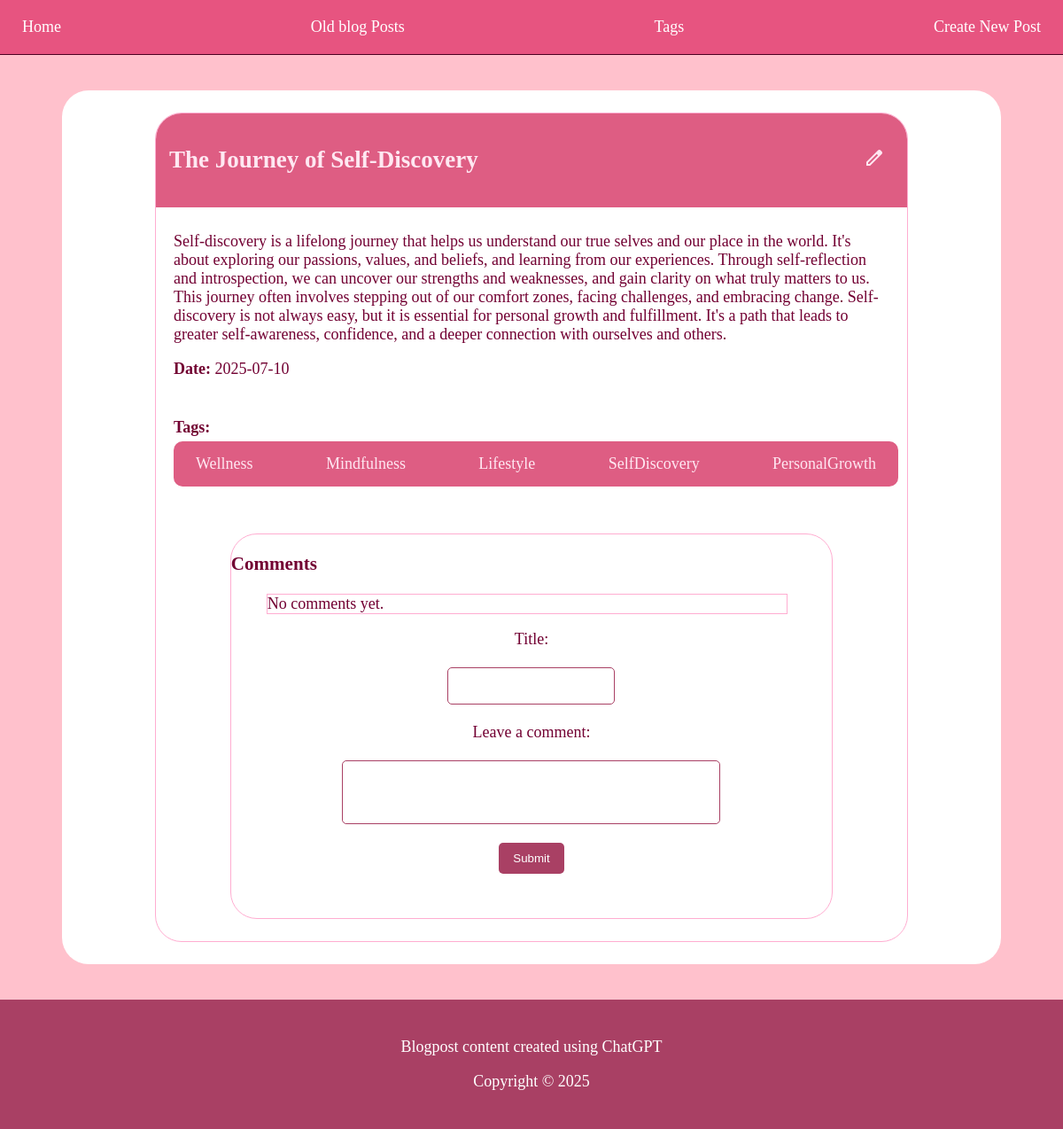
Before: /post/10 with the older database file.
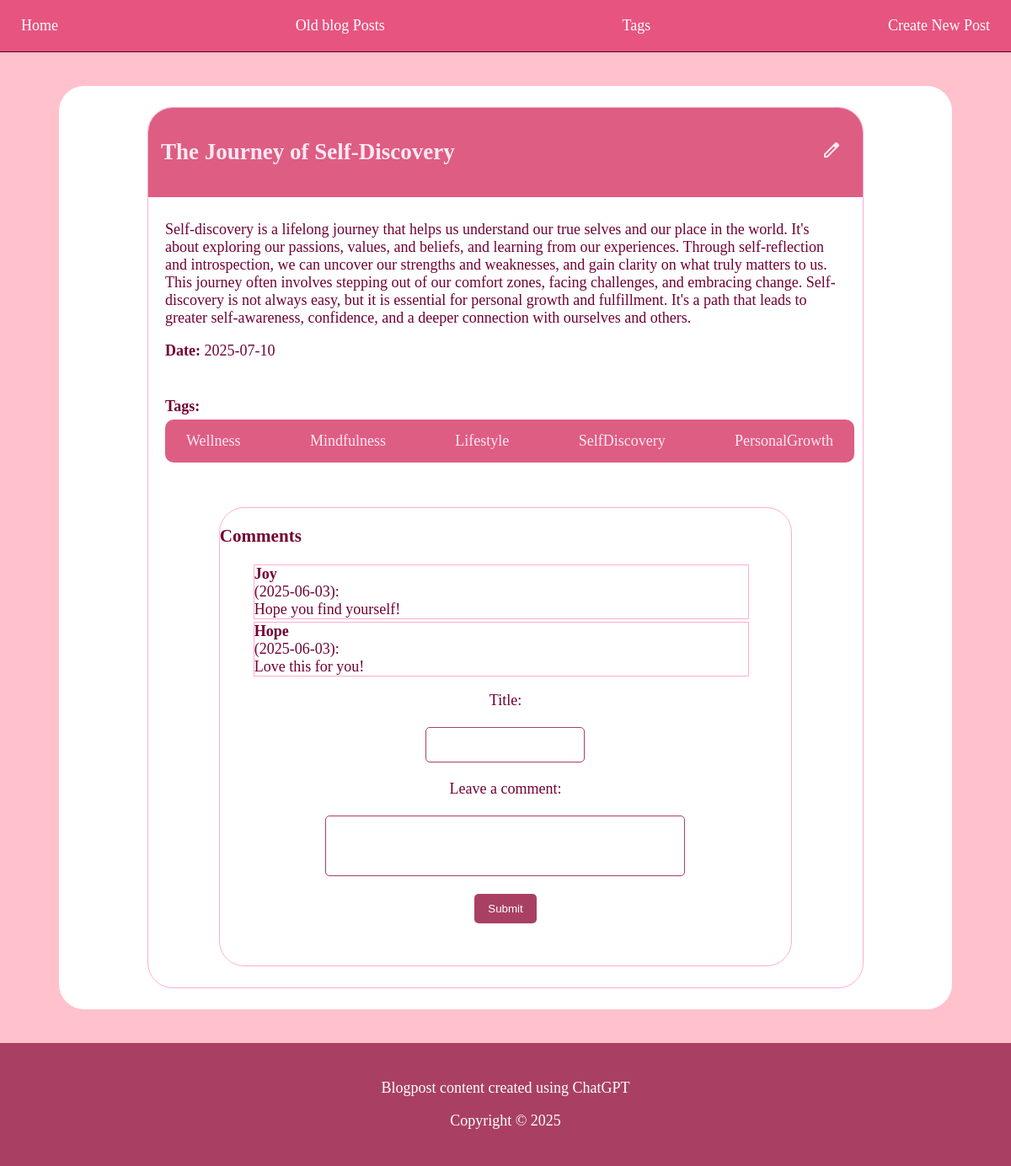
After: the same page with the newer database file.
### app.py (models this page shows)
class Tag(db.Model):
    __tablename__ = 'tags'
    id = db.Column(db.Integer, primary_key=True)
    name = db.Column(db.String(50), unique=True, nullable=False)

class Comment(db.Model):
    __tablename__ = 'comments'
    id = db.Column(db.Integer, primary_key=True)
    post_id = db.Column(db.Integer, db.ForeignKey('posts.id'), nullable=False)
    date = db.Column(db.String(20), nullable=False)
    title = db.Column(db.String(200), nullable=False)
    content = db.Column(db.Text, nullable=False)
    post = db.relationship('Post', backref=db.backref('comments', lazy=True))

### app.py (the view)
@app.route('/post/<int:post_id>')
def show_post(post_id):
    post = Post.query.get_or_404(post_id)
    post_tags = post.tags
    today = date.today().isoformat()
    return render_template('single_post_page.html', post=post, post_tags=post_tags, year=2025, current_date=today)

### templates/single_post_page.html (shortened to what this page needs)
<!doctype html>
<html>
  <head>
    <link rel="stylesheet" href="{{ url_for('static', filename='style.css') }}">
  </head>
  <body>
    <nav class="navbar">
      <a class="nav-link" href="{{ url_for('home') }}">Home</a>
      <a class="nav-link" href="{{ url_for('blogarchive') }}">Old blog Posts</a>
      <a class="nav-link" href="{{ url_for('tags') }}">Tags</a>
      <a class="nav-link" href="{{ url_for('create_post') }}">Create New Post</a>
    </nav>
    <section class="content">
      <div class="post">
        <div class="postInfo">
          <h2>{{ post.title }}</h2>
          <a class="edit-link" href="/edit/{{ post.id }}">
            <span class="material-symbols-outlined">edit</span>
          </a>
        </div>
        <div class="postContent">
          <p>{{ post.body }}</p>
          <p><strong>Date:</strong> {{ post.date }}</p>
          <p class="tagsInfo"><strong>Tags:</strong></p>
      <ul class="tagList">
        {% for tag in post.tags %}
            <li class="tagElement">
            <a href="{{ url_for('show_tag', tag_id=tag.id) }}">{{ tag.name }}</a>
            </li>
            {% endfor %}
            </ul>
        </div>
        <div class="commentArea">
          <section class="comments">
            <h3>Comments</h3>
            <ul>
            {% for comment in post.comments %}
              <li>
                <strong>{{ comment.title }}</strong> ({{ comment.date }}):<br>
                {{ comment.content }}
              </li>
            {% else %}
              <li>No comments yet.</li>
            {% endfor %}
            </ul>
            <form class="commentForm" method="post" action="{{ url_for('add_comment', post_id=post.id) }}">
              <label for="commentTitle">Title:</label><br>
              <input type="text" id="commentTitle" name="title" required><br>
              <label for="comment">Leave a comment:</label><br>
              <textarea id="comment" name="content" rows="4" cols="50" required></textarea><br>
              <button type="submit">Submit</button>
            </form>
          </section>
        </div>
      </section>
    <footer>
      <p>Blogpost content created using ChatGPT</p>
      <p>Copyright © {{year}}</p>
    </footer>
  </body>
</html>

Changed rows visible on the page:
now on this page (row edited): Comment: title "Joy", date "2025-06-03", content "Hope you find yourself!"
now on this page (row edited): Comment: title "Hope", date "2025-06-03", content "Love this for you!"
Other visible differences:
text no longer shown: "No comments yet."
